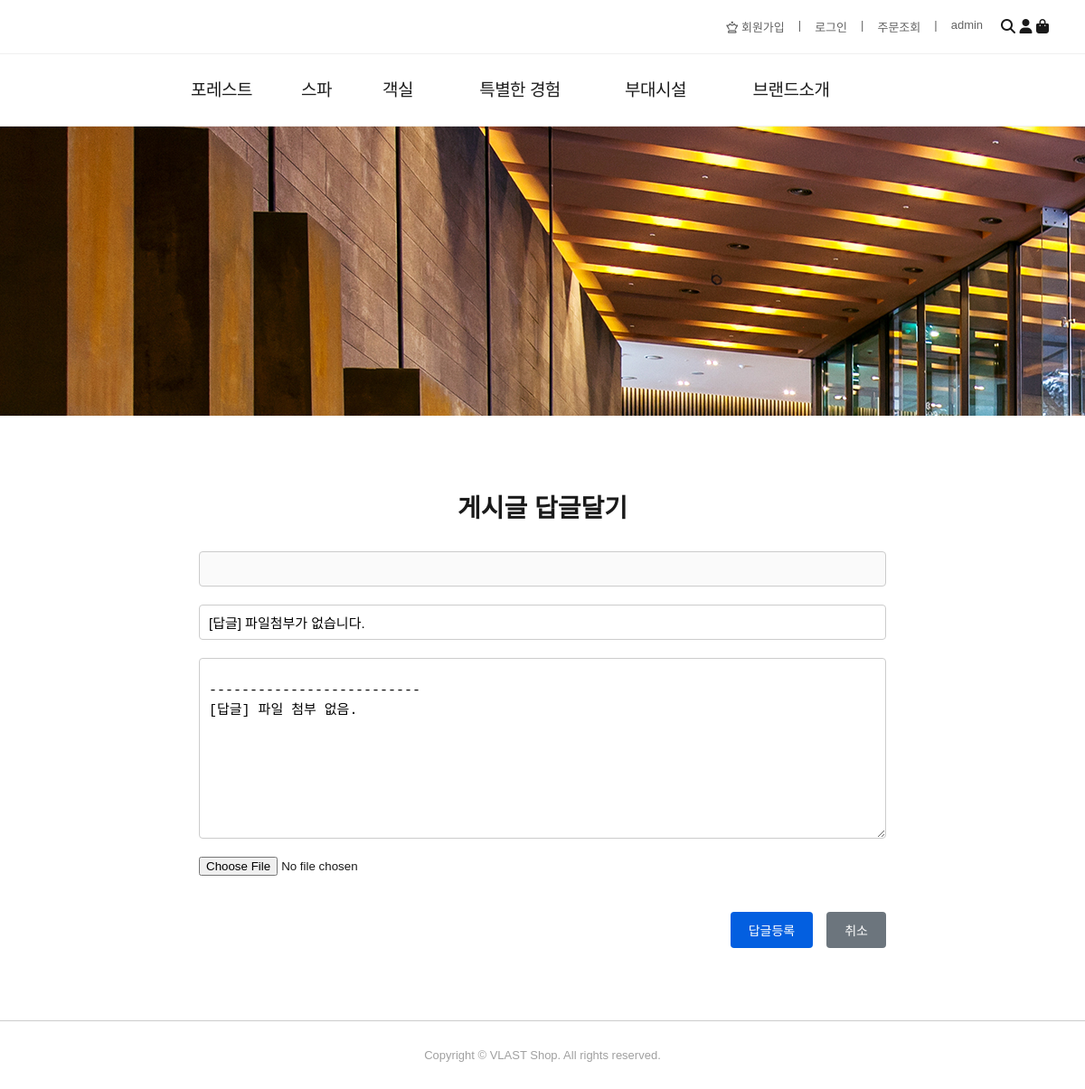
The page /board/reply/102/ on the database its author committed.
### board/models.py (models this page shows, shortened)
class Board(models.Model):
    bno = models.AutoField(primary_key=True)
    btitle = models.CharField(max_length=1000)
    bcontent = models.TextField()
    member = models.ForeignKey(Member,on_delete=models.SET_NULL,null=True)
    bgroup = models.IntegerField(default=0)
    bstep = models.IntegerField(default=0)
    bindent = models.IntegerField(default=0)
    bhit = models.IntegerField(default=0) #조회수
    bfile = models.FileField(default='',null=True)
    bdate = models.DateTimeField(auto_now=True)

### board/views.py (the view, shortened to what this page needs)
# urls.py: path('reply/<int:bno>/', views.reply, name='reply'),
def reply(request,bno):
    if request.method == 'GET':
        qs = Board.objects.get(bno=bno)
        context = {'board':qs}
        return render(request,'board/reply.html',context)

### board/templates/board/reply.html (shortened to what this page needs)
 {% extends "base.html" %}
 {% block css-block %}
 <link rel='stylesheet' href='/static/css/reply.css'>
 {% endblock css-block %}
 {% block body-block %}
  <div class="write-container">
    <div class="write-title">게시글 답글달기</div>
    <form class="write-form" id="writeForm" name='frm' action='/board/reply/{{board.bno}}/' method='post' enctype='multipart/form-data'>
      <input type="text" name='id' id="writer" value='{{request.session.session_name}}' disabled />
      <input type="text" name='btitle' id="title" placeholder="제목" maxlength="100" value='[답글] {{board.btitle}}' />
      <textarea name='bcontent' id="content" placeholder="내용을 입력하세요." maxlength="2000" required>
--------------------------
[답글] {{board.bcontent}}</textarea>
      <input type="file" name='bfile' onchange='readURL(this);'  />
      <div class="write-buttons">
        <button type="submit">답글등록</button>
        <button type="button" class="cancel" onclick="history.back()">취소</button>
      </div>
    </form>
  </div>
{% endblock body-block %}

### static/css/reply.css (style rules this page uses)
body { font-family: 'Arial', sans-serif; margin: 0; padding: 0; background: #fff; color: #1a1a1a; }
.write-container { max-width: 800px; margin: 80px auto; padding: 0 20px; box-sizing: border-box; }
.write-title { font-size: 28px; font-weight: bold; margin-bottom: 30px; text-align: center; }
form.write-form { display: flex; flex-direction: column; gap: 20px; }
.write-form input[type="text"], .write-form textarea { padding: 10px; font-size: 15px; border: 1px solid #ccc; border-radius: 4px; box-sizing: border-box; width: 100%; }
.write-form textarea { resize: vertical; min-height: 200px; }
.write-buttons { display: flex; justify-content: flex-end; gap: 15px; }
.write-buttons button { padding: 10px 20px; border: none; border-radius: 4px; font-size: 14px; color: white; background-color: #035fe0; cursor: pointer; transition: background-color 0.3s; }
.write-buttons .cancel { background-color: #6c757d; }

### rows shown on the page
Board: btitle "[답글] 파일첨부가 없습니다.", bcontent "-------------------------- [답글] 파일 첨부 없음."
